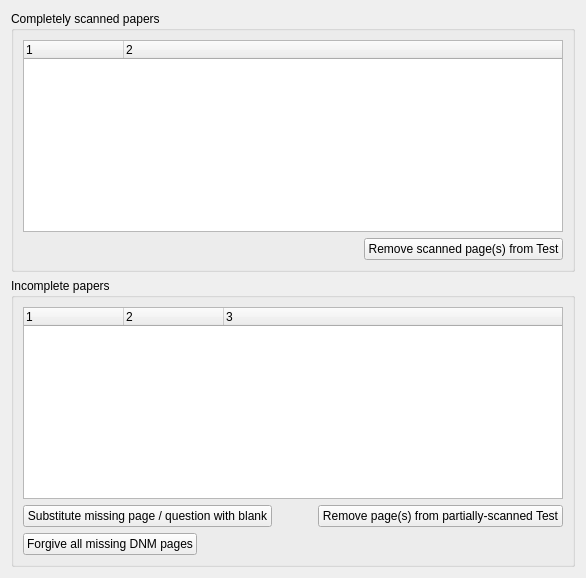
         <widget class="QWidget" name="scanTab">
          <property name="enabled">
           <bool>true</bool>
          </property>
          <attribute name="title">
           <string>&amp;Scan Status</string>
          </attribute>
          <layout class="QVBoxLayout" name="verticalLayout_2">
           <item>
            <widget class="QGroupBox" name="groupBox">
             <property name="title">
              <string>Completely scanned papers</string>
             </property>
             <layout class="QVBoxLayout" name="verticalLayout_3">
              <item>
               <widget class="QTreeWidget" name="scanTW">
                <property name="editTriggers">
                 <set>QAbstractItemView::EditTrigger::NoEditTriggers</set>
                </property>
                <property name="alternatingRowColors">
                 <bool>true</bool>
                </property>
                <property name="columnCount">
                 <number>2</number>
                </property>
                <column>
                 <property name="text">
                  <string notr="true">1</string>
                 </property>
                </column>
                <column>
                 <property name="text">
                  <string notr="true">2</string>
                 </property>
                </column>
               </widget>
              </item>
              <item>
               <layout class="QHBoxLayout" name="horizontalLayout_2">
                <item>
                 <spacer name="horizontalSpacer_2">
                  <property name="orientation">
                   <enum>Qt::Orientation::Horizontal</enum>
                  </property>
                  <property name="sizeHint" stdset="0">
                   <size>
                    <width>40</width>
                    <height>20</height>
                   </size>
                  </property>
                 </spacer>
                </item>
                <item>
                 <widget class="QPushButton" name="removePagesB">
                  <property name="text">
                   <string>Remove scanned page(s) from Test</string>
                  </property>
                 </widget>
                </item>
               </layout>
              </item>
             </layout>
            </widget>
           </item>
           <item>
            <widget class="QGroupBox" name="groupBox_3">
             <property name="title">
              <string>Incomplete papers</string>
             </property>
             <layout class="QVBoxLayout" name="verticalLayout_4">
              <item>
               <widget class="QTreeWidget" name="incompTW">
                <property name="editTriggers">
                 <set>QAbstractItemView::EditTrigger::NoEditTriggers</set>
                </property>
                <property name="alternatingRowColors">
                 <bool>true</bool>
                </property>
                <property name="columnCount">
                 <number>3</number>
                </property>
                <column>
                 <property name="text">
                  <string notr="true">1</string>
                 </property>
                </column>
                <column>
                 <property name="text">
                  <string notr="true">2</string>
                 </property>
                </column>
                <column>
                 <property name="text">
                  <string notr="true">3</string>
                 </property>
                </column>
               </widget>
              </item>
              <item>
               <layout class="QHBoxLayout" name="horizontalLayout_3">
                <item>
                 <widget class="QPushButton" name="subsPageB">
                  <property name="text">
                   <string>Substitute missing page / question with blank</string>
                  </property>
                 </widget>
                </item>
                <item>
                 <spacer name="horizontalSpacer_3">
                  <property name="orientation">
                   <enum>Qt::Orientation::Horizontal</enum>
                  </property>
                  <property name="sizeHint" stdset="0">
                   <size>
                    <width>40</width>
                    <height>20</height>
                   </size>
                  </property>
                 </spacer>
                </item>
                <item>
                 <widget class="QPushButton" name="removePartScanB">
                  <property name="text">
                   <string>Remove page(s) from partially-scanned Test</string>
                  </property>
                 </widget>
                </item>
               </layout>
              </item>
              <item>
               <layout class="QHBoxLayout" name="horizontalLayout_25">
                <item>
                 <widget class="QPushButton" name="forgiveAllDNMButton">
                  <property name="text">
                   <string>Forgive all missing DNM pages</string>
                  </property>
                 </widget>
                </item>
                <item>
                 <spacer name="horizontalSpacer_13">
                  <property name="orientation">
                   <enum>Qt::Orientation::Horizontal</enum>
                  </property>
                  <property name="sizeHint" stdset="0">
                   <size>
                    <width>40</width>
                    <height>20</height>
                   </size>
                  </property>
                 </spacer>
                </item>
               </layout>
              </item>
             </layout>
            </widget>
           </item>
          </layout>
         </widget>
